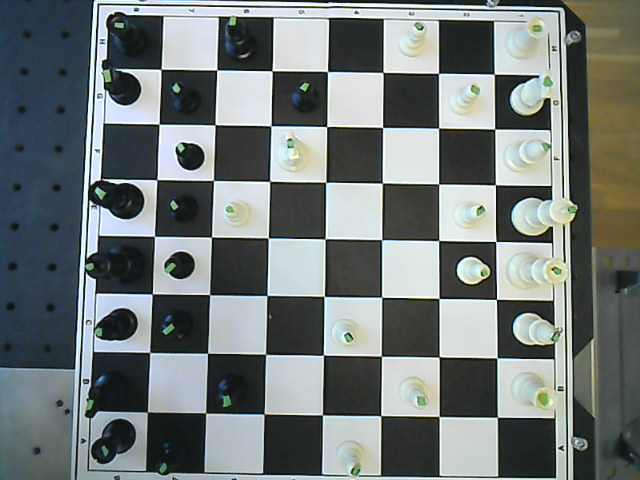
#> input picture img1.png, 640 x 480 px
$ python test2.py
#> lines starting #> are read from the running program, lines starting #| are printed output that depends on the picture; after the words box and inside, x2 and y2 are one past the last pixel; in counts of white or black regions, pixels touching at a corner belong together
import cv2
import numpy as np
from skimage.metrics import structural_similarity
from CONFIG import *

img1 = cv2.imread('img1.png')
#> img1 is the input picture: shape (480, 640, 3); mean B, G, R 119.8, 120.6, 113.6
img2 = cv2.imread('img3.png')
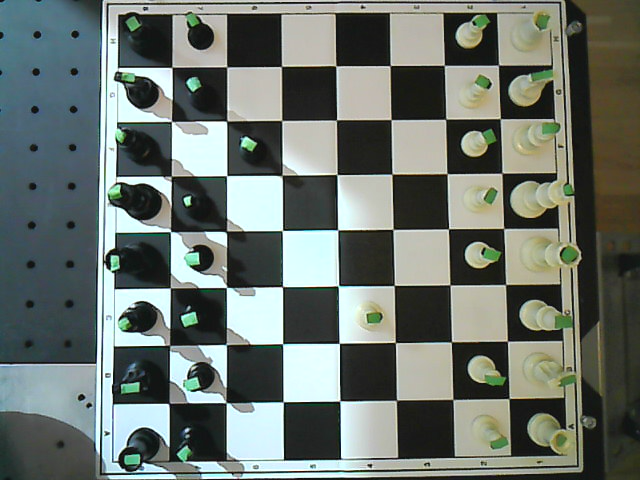
#> input picture img3.png, 640 x 480 px
#> img2 is the input picture: shape (480, 640, 3); mean B, G, R 108.9, 115.3, 106.9


cv2.imshow('img1', img1)
#Greyscale
before = cv2.cvtColor(img1, cv2.COLOR_BGR2GRAY)
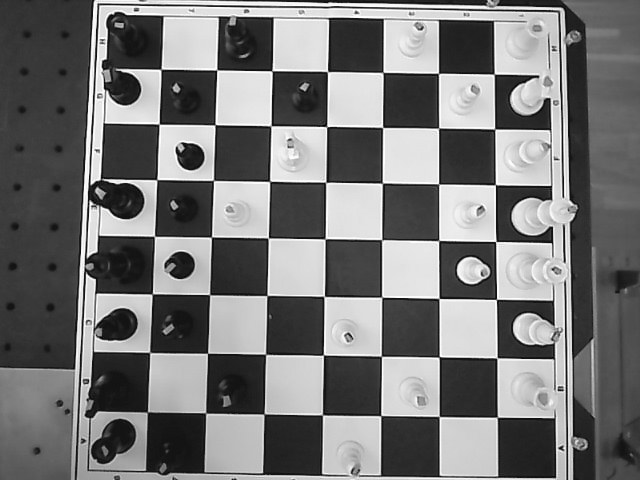
#> before: shape (480, 640); min 0, max 255, mean 118.4
after = cv2.cvtColor(img2, cv2.COLOR_BGR2GRAY)
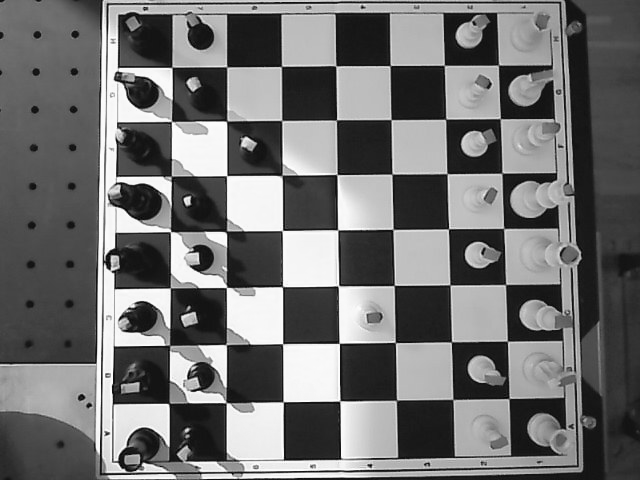
#> after: shape (480, 640); min 0, max 255, mean 112.1

#SSIM stuff
(score, diff) = structural_similarity(before, after, full=True)
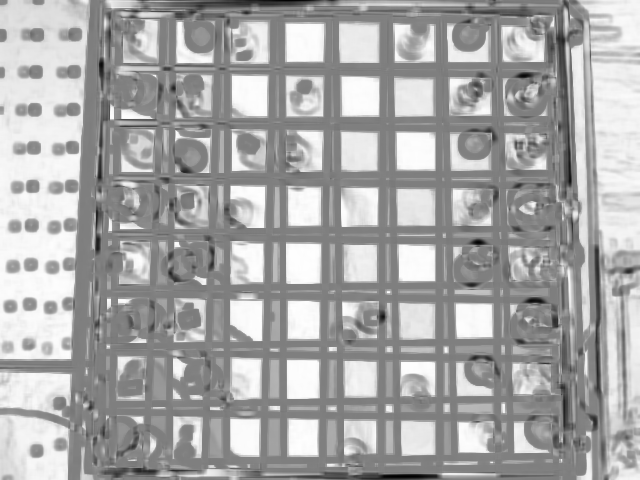
#> diff: shape (480, 640) float64; min -0.98, max 0.993, mean 0.317; drawn with min black and max white
#> score = 0.316
print("Image Similarity: {:.4f}%".format(score * 100))
#| Image Similarity: 31.5934%


diff = (diff * 255).astype("uint8")
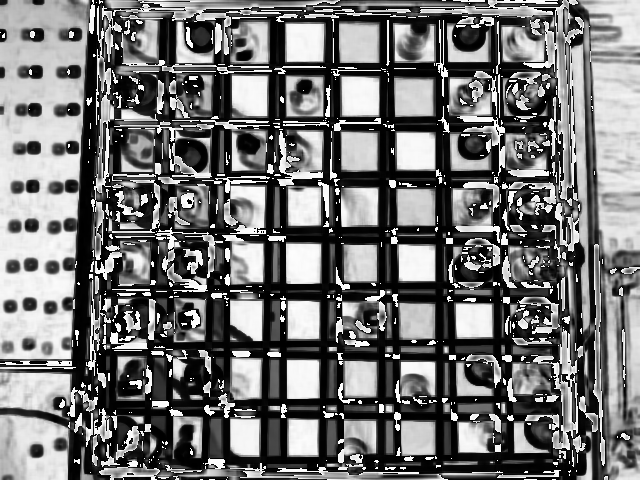
#> diff: shape (480, 640); min 0, max 255, mean 114.9
diff_box = cv2.merge([diff, diff, diff])

cv2.imshow('diff', diff_box)

thress = 40
thresh = cv2.threshold(diff, thress, 255, cv2.THRESH_BINARY_INV)[1]
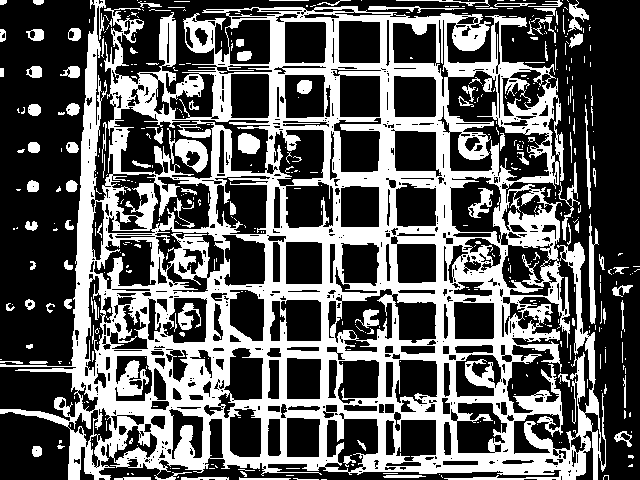
#> thresh: shape (480, 640); 37.5% white; 455 white regions (340 under 20 px)
cv2.imshow('thresh', thresh)
#print ("Threshold: {}".format(thresh))
contours = cv2.findContours(thresh, cv2.RETR_EXTERNAL, cv2.CHAIN_APPROX_SIMPLE)
#> contours = 263 contours, 215 with area under 20; largest, box (x1, y1, x2, y2) and area: (0, 0, 606, 480) 206785, (589, 214, 599, 324) 382, (568, 0, 589, 32) 230, (558, 162, 580, 241) 224, (585, 104, 591, 209) 154
contours = contours[0] if len(contours) == 2 else contours[1]

mask = np.zeros(before.shape, dtype='uint8')
filled_after = after.copy()
contours = sorted(contours, key=cv2.contourArea, reverse=True)

out = 0, [(0,0), (0,0), (0,0), (0,0)]
if len(contours) > 1:
    if cv2.contourArea(contours[0])*0.3 < cv2.contourArea(contours[1]) < cv2.contourArea(contours[0])*1.8 and cv2.contourArea(contours[0]) > 300:
        x,y,w,h = cv2.boundingRect(contours[0])
        x_2,y_2,w_2,h_2 = cv2.boundingRect(contours[1])
        cx_1 = x + w//2
        cy_1 = y + h//2
        cx_2 = x_2 + w_2//2
        cy_2 = y_2 + h_2//2
        out =  2, [(cx_1, cy_1), (cx_2, cy_2), (0,0), (0,0)]
        print("2")

        if len(contours) > 3 and cv2.contourArea(contours[2])*0.3 < cv2.contourArea(contours[3]) < cv2.contourArea(contours[2])*1.8 and cv2.contourArea(contours[2]) > 300:
            x,y,w,h = cv2.boundingRect(contours[2])
            x_2,y_2,w_2,h_2 = cv2.boundingRect(contours[3])
            cx_3 = x + w//2
            cy_3 = y + h//2
            cx_4 = x_2 + w_2//2
            cy_4 = y_2 + h_2//2
            out =  4, [(cx_1, cy_1), (cx_2, cy_2), (cx_3, cy_3), (cx_4, cy_4)]
            print("4")

    elif cv2.contourArea(contours[0]) > 300 and cv2.contourArea(contours[1]) < 300:
        x,y,w,h = cv2.boundingRect(contours[0])
        cx = x + w//2
        cy = y + h//2
        out =  1, [(cx, cy), (0,0), (0,0), (0,0)]
        print("1")

    else:
        out =  0, [(0,0), (0,0), (0,0), (0,0)]

# [9 lines of commented-out code are left out]


move_coords = []
for i in range (len(out[1])):
    move_coords.append(out[1][i])
    cv2.rectangle(mask, (out[1][i][0]-2, out[1][i][1]-2), (out[1][i][0]+2, out[1][i][1]+2), (255,255,255), 2)
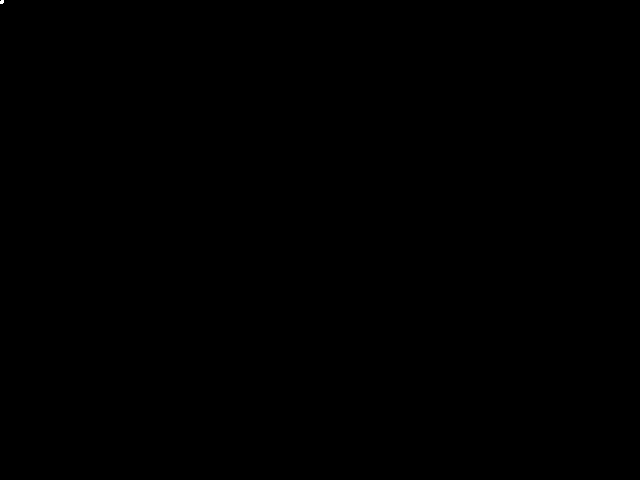
#> mask: shape (480, 640); 0% white; 1 white region (1 under 20 px)
#> after the loop, move_coords = [(0, 0), (0, 0), (0, 0), (0, 0)]

print(move_coords)
#| [(0, 0), (0, 0), (0, 0), (0, 0)]
cv2.imshow('before', mask)

cv2.waitKey(0)
cv2.destroyAllWindows()
